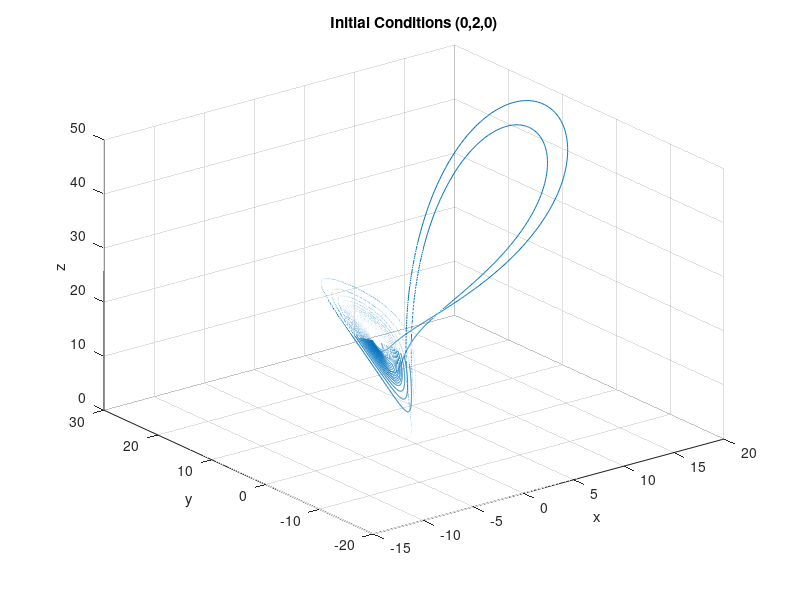
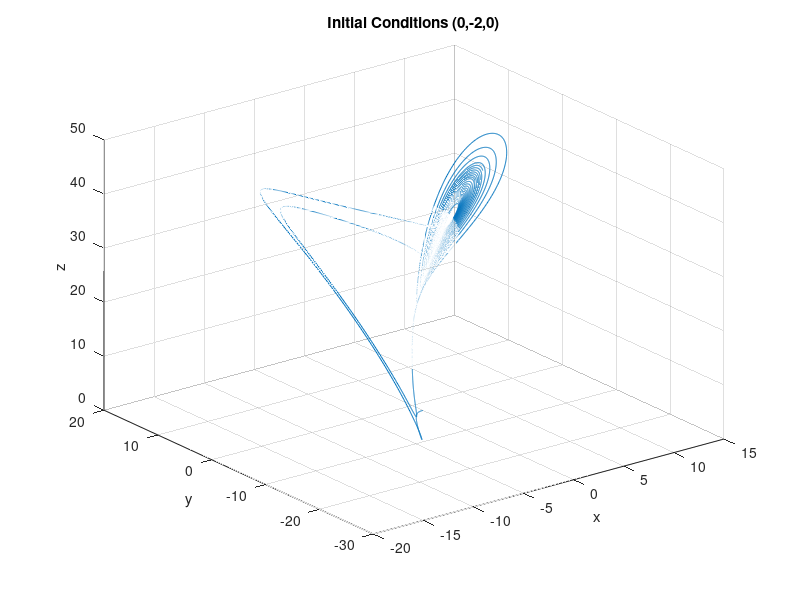
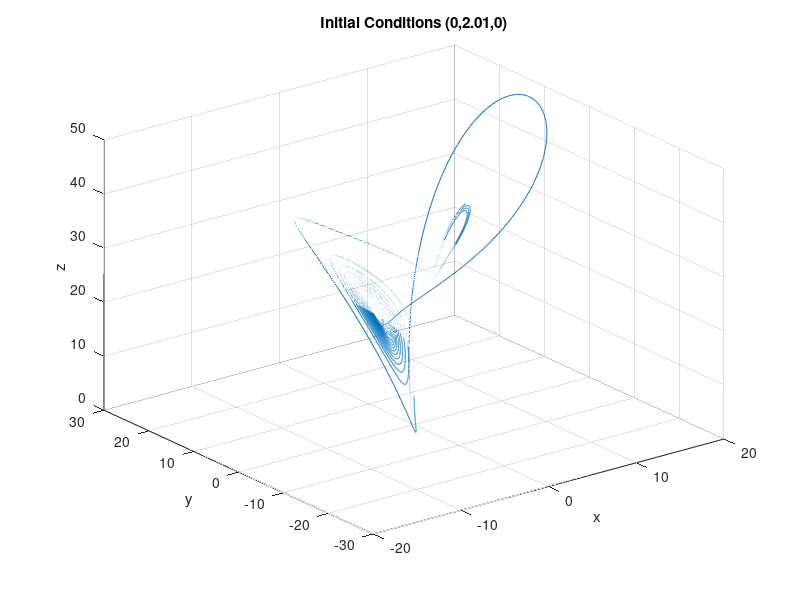

The MATLAB script that drew these images, in order:
% Lorenz System
sigma = 10;
b = 8/3;
r = 28;

% xdot = sigma*(y-x);
% ydot = r*x-y-x*z;
% zdot = x*y-b*z;

f = @(t,x)[sigma*(x(2)-x(1));r*x(1)-x(2)-x(1)*x(3);x(1)*x(2)-b*x(3)];
  
[t1,x1] = ode45(f,[0:.001: 20],[0 2 0]);
[t2,x2] = ode45(f,[0:.001: 20],[0 -2 0]);
[t3,x3] = ode45(f,[0:.001: 20],[0 2.01 0]);

figure(1)
% comet3 (x1(:,1),x1(:,2),x1(:,3))
plot3 (x1(:,1),x1(:,2),x1(:,3))
title('Initial Conditions (0,2,0)')
xlabel('x')
ylabel('y')
zlabel('z')
grid on

figure(2)
plot3 (x2(:,1),x2(:,2),x2(:,3))
grid on
title('Initial Conditions (0,-2,0)')
xlabel('x')
ylabel('y')
zlabel('z')

figure(3)
plot3 (x3(:,1),x3(:,2),x3(:,3))
% comet3 (x3(:,1),x3(:,2),x3(:,3))
grid on
title('Initial Conditions (0,2.01,0)')
xlabel('x')
ylabel('y')
zlabel('z')

%%
%      This shows that the final trajectory is very dependent on initial 
%      conditions, even slight variations have a very large impact on the 
%      trajectory. They seem to more or less orbit one point with
%      offshoots to a second point. The initial coonditions affect which
%      point it will orbit and the frequency of offshoots to the other
%      point